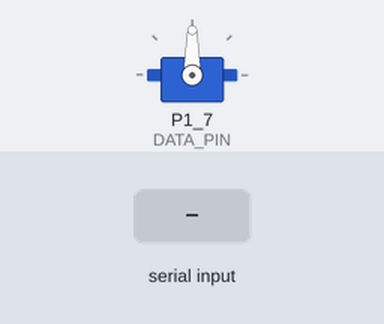
Recording of a sketch running on a simulated TI MSP430 LaunchPad. On the bench: servo. The inputs (shaded band) are chosen by the test bench.

Above: at 1.2 s.
1.3 s: byte 30 received over Serial
At 1.8 s:
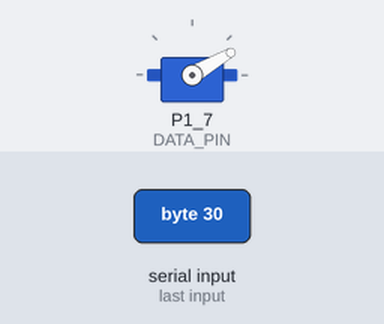
2.8 s: byte 120 received over Serial
At 4.2 s:
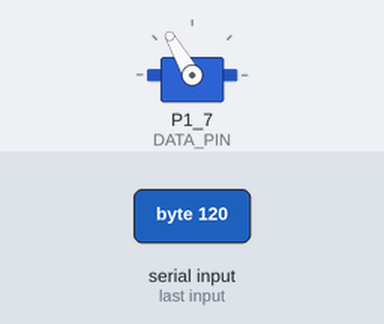
Timing chart, 0 to 5.8 s (numbered marks = the images above; inputs shaded):
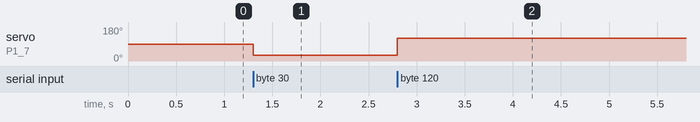

The sketch:

servoSerial.ino
```cpp
#include <Servo.h>
Servo myservo;
int DATA_PIN = P1_7;

void setup()
{
    Serial.begin(9600);
    myservo.attach(DATA_PIN);
}

void loop()
{
    if (Serial.available() > 0) {
        int angle = Serial.read();
        myservo.write(angle);
    }
}
```

Measured:
- after the input at 1.3 s, servo on P1_7 (DATA_PIN): 90° → 30° at once
- after the input at 2.8 s, servo on P1_7 (DATA_PIN): 30° → 120° at once
